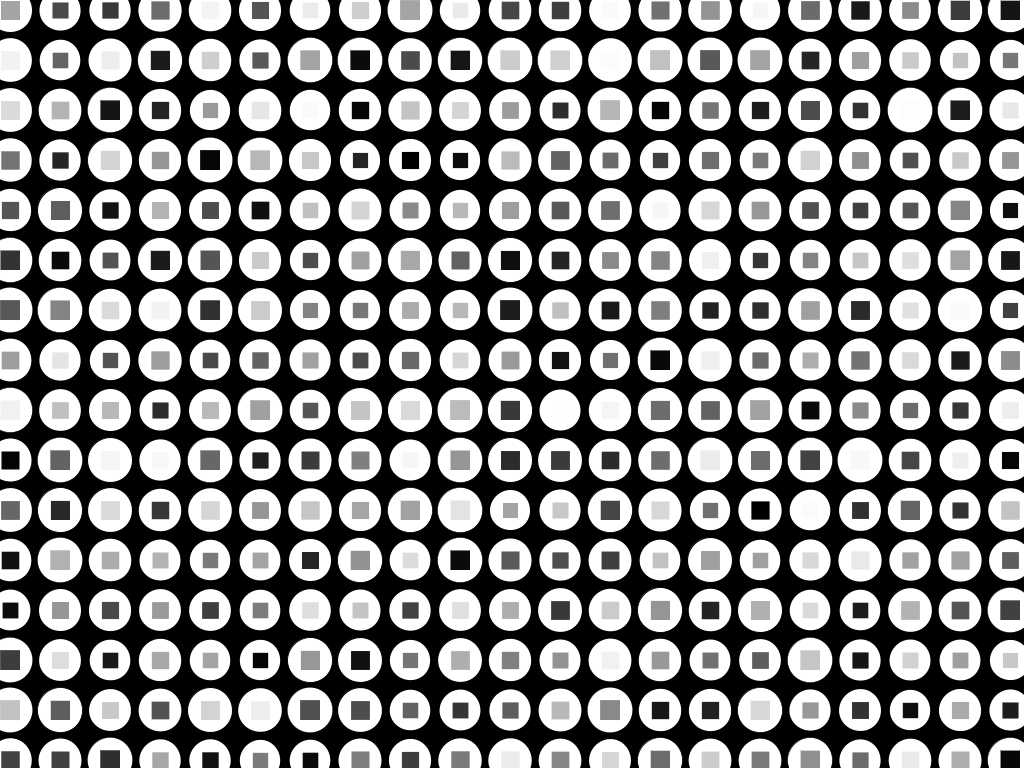
Frame 1 (no input)
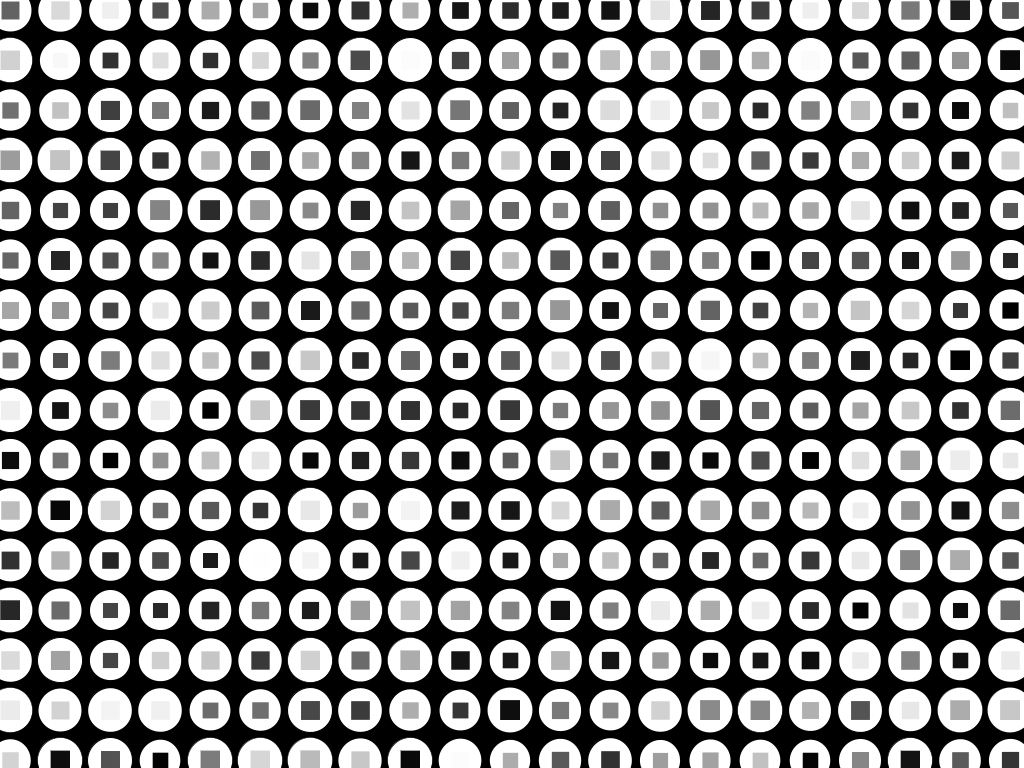
Frame 2 (the mouse pressed at the canvas centre, redrawn once)

The Processing sketch that drew these frames (run headless with seeded random() and noise(); the mouse was pressed at the canvas centre and the sketch redrawn once):

// Processing sketch: processing_147669
// ── processing_147669.pde

// Konkuk University
// Department of Dynamic Media
// SOS iDesign
// Name: PARK Jeungeun
// ID:wjddms4036

void setup() {
  size (1024, 768);
  smooth();
  noLoop();
}

void draw() {
  background(0);

    for (int a = 10; a<1024; a = a+50) {
    for (int b = 10; b<768; b = b+50) {
      
      stroke(0);
      fill(255,255,255);
      ellipse(a, b, 45, 45);
      fill(random(255));
      stroke(255);
      rect(a-10, b-10, 20, 20);
      strokeWeight(random(5));
}
}
}
void keyPressed() {
     background(0);
     redraw();
} 
